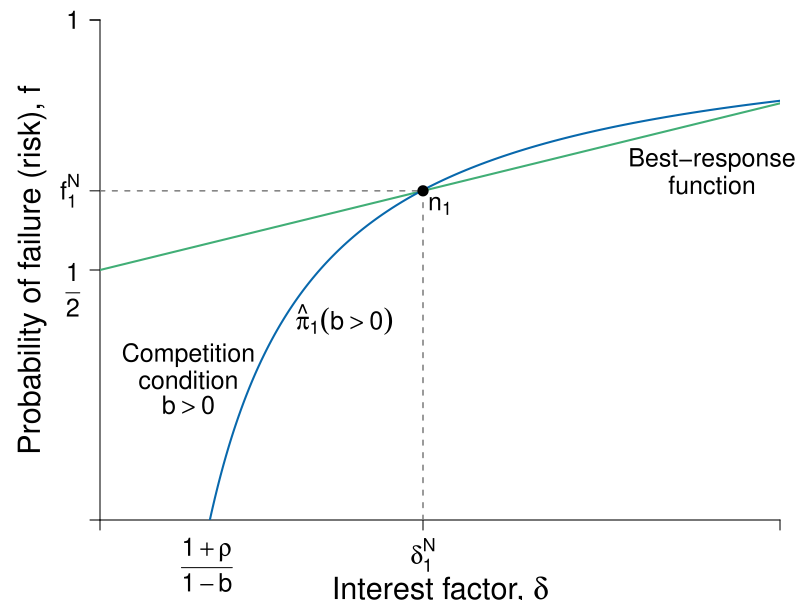

Write the R code that produced this figure.
#' Graph Designer: Scott Cohn
#' Authors: Bowles and Halliday
#' Title: Coordination, Conflict and Competition: A Text in Microeconomics

library(shape)
pdf(file = "credit/credit_profit_brf_initial.pdf", width = 8, height = 6)

#Set parameters for graphics
pointsize <- 1.8
axislabelsize <- 1.8
labelsize <- 1.5
namesize <- 1.8
annotatesize <- 1.5
graphlinewidth <- 2
segmentlinewidth <- 1.5

COL <- c("#7fc97f", "#beaed4", "#fdc086", "#ffff99", "#386cb0", "#f0027f", "#bf5b17", "#666666")
COLA <- c("#e0f3db", "#99d8c9","#66c2a4","#41ae76", "#238b45", "#005824")
COLB <- c("#c6dbef", "#4eb3d3", "#2b8cbe", "#0868ac","#084081")
COLC <- c("#fcfbfd", "#efedf5", "#dadaeb", "#bcbddc", "#9e9ac8", "#807dba", "#6a51a3", "#54278f", "#3f007d")
grays <- gray.colors(25, start = 1, end = 0, alpha = 1)

#Edited the margins to cater for the larger LHS labels
par(mar =  c(4, 5, 1, 1))

brfFn <- function(delta, q = 15, k = 0) {
  .5 + (delta / (2 * q)) * (1 - k)
}


PCFn <- function(delta, q = 1) {
  delta/q
}

isoprofitFn <- function(delta, rho = 0.05, b = 0.5) {
  1 - ((1 + rho)/(1 - b))*(1/delta)
}

yFn <- function(d1, f1, q = 1){
  q*f1*(1 - f1) - d1*(1 - f1)
}

ylow <- function(delta, q = 1, ybar = 0.0625){
  (-sqrt(delta^2 - 2*delta*q + q^2 - 4*q*ybar) + delta + q)/(2*q)
}

yhigh <- function(delta, q = 1, ybar = 0.0625){
  (sqrt(delta^2 - 2*delta*q + q^2 - 4*q*ybar) + delta + q)/(2*q)
}

xlims <- c(0, 10)
ylims <- c(0, 1)

npts <- 501 
d1 <- seq(xlims[1], xlims[2], length.out = npts)
f1 <- seq(ylims[1], ylims[2], length.out = npts) 
deltalevel <- c(2.5, 4.75)

plot(0, 0, xlim = xlims, ylim = ylims, type = "n",
     xlab = expression(paste("")),
     ylab = expression(paste("")), 
     xaxt = "n", 
     yaxt = "n", 
     cex.lab = axislabelsize, 
     bty = "n",
     xaxs = "i", 
     yaxs = "i"
)


# ticksy <- c(ylims[1], 0.5, ylims[2] - 0.1)
# ylabels <- c(NA, expression(paste(f == frac(1,2))), 1)
ticksy <- c(ylims[1], 0.5,  brfFn(deltalevel[2], k = 0), 1, ylims[2])
ylabels <- c(NA, NA,  expression(paste(f[1]^N)), 1, NA)
#ticksx <- c(xlims[1], (1 + 0.1)/(1 - 0), (1 + 0.1)/(1 - 0.5), xlims[2])
ticksx <- c(xlims[1], deltalevel[2], xlims[2])
xlabels <- c(NA, NA, NA)

text((1 + 0.1)/(1 - 0.3), - 0.09, expression(paste(frac(1 + rho, 1 - b))), xpd = TRUE, cex = labelsize) 

#text((1 + 0.1)/(1 - 0.5), - 0.09, expression(paste(frac(1 + rho, 1 - b))), xpd = TRUE, cex = labelsize) 
text(-0.4, 0.46, expression(paste(frac(1,2))), xpd = TRUE, cex = labelsize) 

text(c(deltalevel[2]), -.07, c(expression(paste(delta[1]^N))), xpd = TRUE, cex = labelsize)  

npts <- 503 
xx1 <- seq(xlims[1], xlims[2], length.out = npts)


# Polygon
# COLD <- c("#deebf7", "#9ecae1")
# xpoly <- seq(from = (1 + 0.1)/(1 - 0), to = xlims[2], length.out = 500)
# ypoly <- isoprofitFn(xpoly, b = 0)
# polygon(x = xpoly, y = ypoly, col = COLD[1], density = NULL, border = NA)
# 
# xpoly1 <- c((1 + 0.1)/(1 - 0), xlims[2], xlims[2])
# ypoly1 <- c(0, 0, isoprofitFn(xlims[2], b = 0))
# polygon(x = xpoly1, y = ypoly1, col = COLD[1], density = NULL, border = NA)
# 
# xpoly2 <- seq(from = (1 + 0.1)/(1 - 0.5), to = xlims[2], length.out = 500)
# ypoly2 <- isoprofitFn(xpoly2, b = 0.5)
# polygon(x = xpoly2, y = ypoly2, col = COLD[2], density = NULL, border = NA)
# 
# xpoly3 <- c((1 + 0.1)/(1 - 0.5), xlims[2], xlims[2])
# ypoly3 <- c(0, 0, isoprofitFn(xlims[2], b = 0.5))
# polygon(x = xpoly3, y = ypoly3, col = COLD[2], density = NULL, border = NA)

#segments(0.25, 0, xlims[2], isoprofitFn(xlims[2], b = 0.5), col = COLD[2])

axis(1, at = ticksx, pos = 0, labels = xlabels, cex.axis = labelsize)
axis(2, at = ticksy, pos = 0, labels = ylabels, las = 1, cex.axis = labelsize)



#Draw the graphs
# lines(xx1, brfFn(xx1, k = 0.28), col = COLA[4], lwd = graphlinewidth)
lines(xx1, brfFn(xx1, k = 0), col = COLA[4], lwd = graphlinewidth)
# lines(xx1, brfFn(xx1, k = 0.75), col = COLA[4], lwd = graphlinewidth)
lines(xx1, isoprofitFn(xx1, b = 0.35), col = COLB[4], lwd = graphlinewidth)
#lines(xx1, isoprofitFn(xx1, b = 0), col = COLB[4], lwd = graphlinewidth)
#lines(xx1, isoprofitFn(xx1, pi = 0.5), col = COLB[4], lwd = graphlinewidth)


#Axis labels
#mtext(expression(paste("Interest factor, ", delta)), side = 1, line = 3.3, cex = axislabelsize)
text(0.5*(xlims[2]), - 0.14 , expression(paste("Interest factor, ", delta)), xpd = TRUE, cex = axislabelsize) 
text(-1, 0.5*(ylims[2]), expression(paste("Probability of failure (risk), ", f)), xpd = TRUE, cex = axislabelsize, srt = 90) 

#segments(0.39, -1, 0.39, brfFn(0.39, k = 0.75), lty = 2, col = grays[20] , lwd = segmentlinewidth)
#segments(0, brfFn(deltalevel[1], k = 0), deltalevel[1], brfFn(deltalevel[1], k = 0), lty = 2, col = grays[20] , lwd = segmentlinewidth)
#segments(deltalevel[1], 0, deltalevel[1], brfFn(deltalevel[1], k = 0), lty = 2, col = grays[20] , lwd = segmentlinewidth)
segments(deltalevel[2], 0, deltalevel[2], brfFn(deltalevel[2], k = 0), lty = 2, col = grays[20] , lwd = segmentlinewidth)
segments(0, brfFn(deltalevel[2], k = 0), deltalevel[2], brfFn(deltalevel[2], k = 0), lty = 2, col = grays[20] , lwd = segmentlinewidth)

# points(deltalevel[1], brfFn(deltalevel[1], k = 0), pch = 16, col = "black", cex = 1.5)
# text(deltalevel[1]+0.25, brfFn(deltalevel[1], k = 0) - 0.03, expression(paste(n[0])), cex = labelsize)

points(deltalevel[2], brfFn(deltalevel[2], k = 0), pch = 16, col = "black", cex = 1.5)
text(deltalevel[2] +0.25, brfFn(deltalevel[2], k = 0) - 0.03, expression(paste(n[1])), cex = labelsize)

#text(0.39 + 0.025, brfFn(0.39, k = 0.75) - 0.03, expression(paste(b)), cex = labelsize)

#segments(1, -1, 1, brfFn(delta = 1, k = 0.5), lty = 2, col = grays[20] , lwd = segmentlinewidth)
#points(1, brfFn(1, k = 0.5), pch = 16, col = "black", cex = 1.5)
# text(1, brfFn(1, k = 0.5) + 0.04, expression(paste(n)), cex = labelsize)

#segments(.59, -1, 0.59, brfFn(delta = 0.59, k = 0.75), lty = 2, col = grays[20] , lwd = segmentlinewidth)
#points(0.59, brfFn(0.59, k = 0.75), pch = 16, col = "black", cex = 1.5)
#text(0.59 + 0.025, brfFn(0.59, k = 0.75) - 0.03, expression(paste(a)), cex = labelsize)

#segments(.7, -1, 0.7, brfFn(delta = 0.7, k = 0.28), lty = 2, col = grays[20] , lwd = segmentlinewidth)
#points(0.7, brfFn(0.7, k = 0.28), pch = 16, col = "black", cex = 1.5)

# ZPC
# text(1.35, 0.925, expression(paste(hat(pi)[0]^{t==0} == 1 + rho[0])), cex = labelsize, xpd = TRUE)
# text(1.35, 0.75, expression(paste(hat(pi)[0]^{t==1} == 1 + rho[1])), cex = labelsize, xpd = TRUE)

#text(0.95, 0.4, expression(paste(hat(pi)[0]({b==0}) )), cex = labelsize, xpd = TRUE)
text(3.6, 0.4, expression(paste(hat(pi)[1]({b>0}) )), cex = labelsize, xpd = TRUE)


# text(1.1, 1.08, expression(paste("BRF of previously excluded")), cex = labelsize, xpd = TRUE)
# text(1.1, 1.02, expression(paste("now marginal borrower")), cex = labelsize, xpd = TRUE)
# Arrows(1.1, 0.98, 1.1, 0.92, col = "black", lty = 1, lwd = 2, arr.type = "triangle", arr.lwd = 0.5)
# 
# text(1.1, 0.5, expression(paste("BRF of")), cex = labelsize)
# text(1.1, 0.44, expression(paste("wealthy borrower")), cex = labelsize)
# Arrows(1.1, 0.53, 1.1, 0.6, col = "black", lty = 1, lwd = 2, arr.type = "triangle", arr.lwd = 0.5)
# 
# 
# text(0.6, 0.91, expression(paste("BRF of previously")), cex = labelsize)
# text(0.6, 0.85, expression(paste("marginal borrower")), cex = labelsize)
# Arrows(0.6, 0.82, 0.6, 0.68, col = "black", lty = 1, lwd = 2, arr.type = "triangle", arr.lwd = 0.5)

#text(0.49, 0.15, expression(paste("Policy")), cex = labelsize)
#text(0.49, 0.09, expression(paste("Change")), cex = labelsize)

# text(4.7, 0.7, expression(paste("Barriers")), cex = labelsize)
# text(4.7, 0.65, expression(paste("decrease")), cex = labelsize)
# text(4.6, 0.7, expression(paste("Barriers")), cex = labelsize)
# text(4.6, 0.65, expression(paste("increase")), cex = labelsize)

#Arrows(5.5, 0.62, 3.2, 0.62, col = "black", code = 1, lty = 1, lwd = 2, arr.type = "triangle", arr.lwd = 0.5)


#Labels for lenders entering and leaving
# text(2, 0.91, expression(paste("Lenders")), cex = labelsize)
# text(2, 0.85, expression(paste("leaving")), cex = labelsize)
# 
# text(8, 0.36, expression(paste("Lenders")), cex = labelsize)
# text(8, 0.3, expression(paste("entering")), cex = labelsize)

text(9, 0.72, expression(paste("Best-response")), cex = labelsize, xpd = TRUE)
text(9, 0.67, expression(paste("function")), cex = labelsize, xpd = TRUE)
#text(9, 0.5, expression(paste(f == frac(1, 2) + frac(delta, 2*q))), cex = labelsize)


#text(8.5, 0.93, expression(paste("Credit market") ), cex = labelsize, xpd = TRUE)
text(1.3, 0.33, expression(paste("Competition") ), cex = labelsize, xpd = TRUE)
text(1.3, 0.28, expression(paste("condition") ), cex = labelsize, xpd = TRUE)
text(1.3, 0.23, expression(paste(b > 0) ), cex = labelsize, xpd = TRUE)

# text(0.225, 0.45, expression(paste("Competition")), cex = labelsize)
# text(0.225, 0.39, expression(paste("condition")), cex = labelsize)
# text(0.225, 0.34, expression(paste(b > 0)), cex = labelsize)


dev.off()
